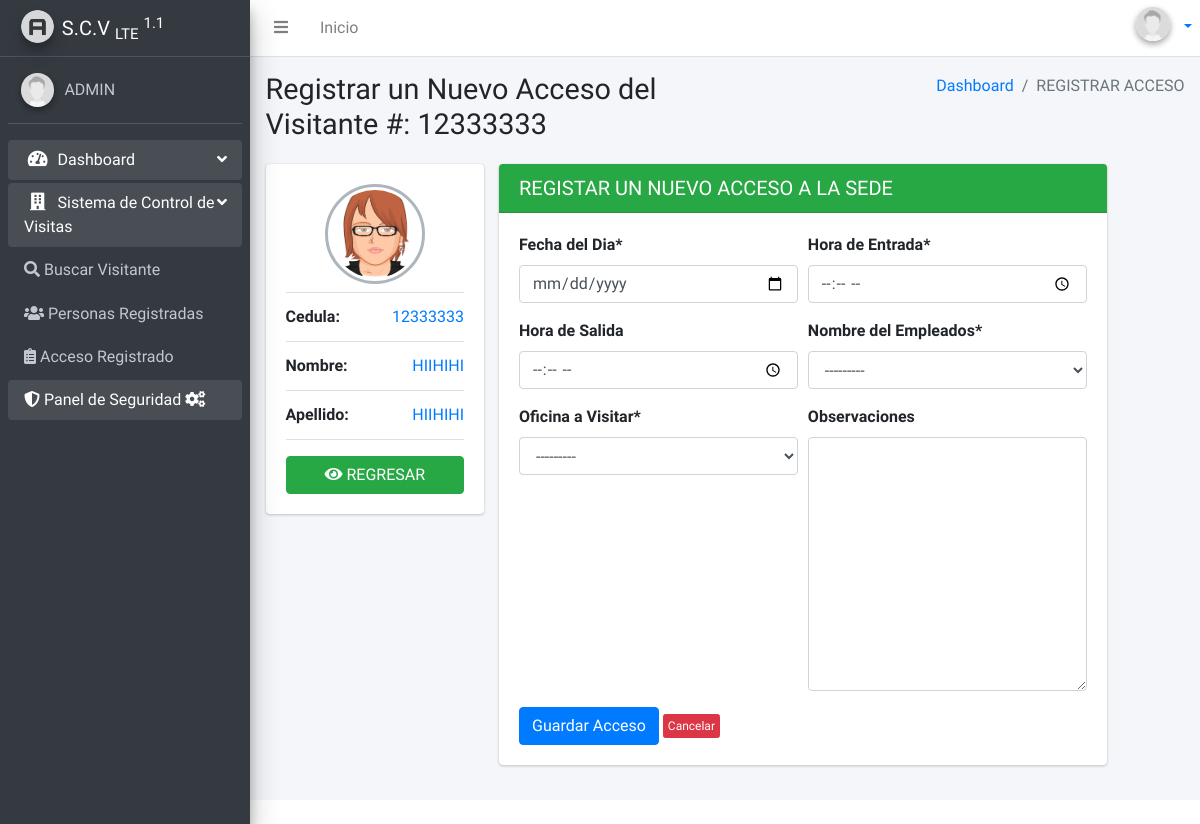
The page /raccess/person/12333333/ (signed in) on the database its author committed.
### apps/dashboard/models.py (models this page shows, shortened)
class Profile(models.Model):
    user = models.OneToOneField(User, on_delete=models.CASCADE)
    dni = models.CharField('Cedula',max_length=10, null=True, blank=True)
    avatar = models.ImageField(upload_to='profiles',  default='users/default.jpg',null=True, blank=True)
    bio = models.TextField(null=True, blank=True)
    class Meta:
        verbose_name ='Perfil'
        verbose_name_plural ='Perfiles'

### apps/gav/models.py (models this page shows)
class Personas(models.Model):
    dni = models.CharField('Cedula', primary_key=True,  max_length=8,validators=[MinLengthValidator(6)])
    status = models.CharField('Tipo de visitante', max_length=1, choices=LISTA_ESTATUS, null=False, default='M')
    nac = models.CharField('Nacionalidad', max_length=2, choices=LIST_NAC, null=True, blank=True)
    first_name = models.CharField('Nombre', max_length=40,validators=[MinLengthValidator(3)])
    last_name = models.CharField('Apellido', max_length=40,validators=[MinLengthValidator(3)])
    gender = models.CharField('Género', max_length=1, choices=GENDER_CHOICES, default='B')
    class Meta:
        verbose_name = "Personas"
        verbose_name_plural = "Personas"
        ordering = ['-dni']
    def __str__(self):
        return f"{self.dni}"

### apps/gav/views.py (the view)
# urls.py: path('raccess/person/<str:dni>/', views.raccess, name='raccess'),
@login_required
@permission_required('gav.view_avisitantes')
def raccess(request, dni):
    person_access = get_object_or_404(Personas,dni=dni)
    if request.method == 'POST':
        form = AccessForms(request.POST)
        if form.is_valid():
            access = form.save(commit=False)
            now = timezone.localtime()
            if access.entry == now.date():
                access.visitor = person_access
                access.save()
                return redirect('dperson', dni=person_access.dni)
            else:
                form.add_error(None,'La fecha y la hora del acesso deben ser las Actuales')
    else:
        form = AccessForms
    return render(request,'access/raccess.html',{'form':form, 'person_access':person_access})

### apps/dashboard/models.py (called while the page is built)
    def __str__(self):
        return self.noficina

    def __str__(self):
        return f"{self.cedemp} - {self.nEmp} {self.aEmp}"

### templates/access/raccess.html (shortened to what this page needs)
{% extends 'layouts/main.html' %}
{% block titlecontent %}
  Registrar un Nuevo Acceso del Visitante #: {{ person_access.dni }}
{% endblock %}
{% block titlemenu %}
  REGISTRAR ACCESO
{% endblock %}
{% block content %}
  <div class="content">
    <div class="container-fluid">
      <div class="row">
         <div class="col-sm-3">
          <div class="card card-primary">
            <div class="card-body box-profile">
              <div class="text-center">
                {%load static%}
                {% if person_access.gender == 'M' %}
                <img class="profile-user-img img-fluid img-circle"  src="{% static '/dist/img/avatar4.png' %}" alt="Male">
        {% else %}
        <img class="profile-user-img img-fluid img-circle" src="{% static '/dist/img/avatar3.png' %}" alt="Female">
        {% endif %}
              </div>
              <ul class="list-group list-group-unbordered mb-3">
                <li class="list-group-item">
                  <b>Cedula:</b> <a class="float-right">{{ person_access.dni }}</a>
                </li>
                <li class="list-group-item">
                  <b>Nombre:</b> <a class="float-right">{{ person_access.first_name|upper }}</a>
                </li>
                <li class="list-group-item">
                  <b>Apellido:</b> <a class="float-right">{{ person_access.last_name|upper }}</a>
                </li>
              </ul>
         <a class="btn  btn-success btn-block" href="{%url 'dperson' person_access%}"><i class="fa fa-eye" aria-hidden="true"></i> REGRESAR</a>
            </div>
          </div>
        </div>
        {% load crispy_forms_tags %}
        <div class="col-8">
          <div class="card">
            <div class="card-header bg-success">
              <h5 class="m-0">REGISTAR UN NUEVO ACCESO A LA SEDE </h5>
            </div>
            <div class="card-body">
              <form method='POST'>
                <div class="form-row">
                  <div class="col">
                    {{ form.entry|as_crispy_field }}
                  </div>
                  <div class="col">
                    {{ form.hours|as_crispy_field }}
                  </div>
                </div>
                <div class="form-row">
                  <div class="col">
                    {{ form.hoursEx|as_crispy_field }}
                  </div>
                  <div class="col">
                    {{ form.empleado|as_crispy_field }}
                  </div>
                </div>
                <div class="form-row">
                  <div class="col">
                    {{ form.oficina|as_crispy_field }}
                  </div>
                  <div class="col">
                    {{ form.obs|as_crispy_field }}
                  </div>
                </div>
                <button type="submit" class="btn btn-primary"> Guardar Acceso</button>
                <a  href="{%url 'search'%}"class="btn btn-xs  btn-danger"> Cancelar</a>
              </form>
            </div>
          </div>
        </div>
      </div>
    </div>
  </div>
{% endblock %}

### templates/layouts/navbar.html (shortened to what this page needs)
{%load static%}
<nav class="main-header navbar navbar-expand navbar-white navbar-light">
    <ul class="navbar-nav">
      <li class="nav-item">
        <a class="nav-link" data-widget="pushmenu" href="#" role="button"><i class="fas fa-bars"></i></a>
      </li>
      <li class="nav-item d-none d-sm-inline-block">
        <a href="/" class="nav-link">Inicio</a>
      </li>
    </ul>
    <ul class="navbar-nav ml-auto">
      <li class="dropdown user user-menu">
        <a href="#" class="dropdown-toggle" data-toggle="dropdown" aria-expanded="false">
             <span class="hidden-xs">
              {% if request.user.profile.avatar %}
              <img
                class="img-circle elevation-2 user-image"
                src="{{ request.user.profile.avatar.url }}"
                alt="Fotografía"
              />
              {% else %}
              <img
                src="{% static 'dist/img/avatar.png' %}"
                class="img-circle elevation-2 user-image"
                alt="User Image"
              />
              {% endif %}
 </span>
        </a>
    </ul>
  </nav>

### templates/layouts/sidebar.html (shortened to what this page needs)
{% load static %}
in<aside class="main-sidebar elevation-4 sidebar-dark-primary">
  <a href="/" class="brand-link">
    <img
      src="{% static 'dist/img/AdminLTELogo.png' %}"
      alt=""
      class="brand-image img-circle elevation-3"
      style="opacity: 0.8"
    />
    <span class="brand-text font-weight-light"><b>S.C.V</b> <sub>LTE</sub> <sup> 1.1</sup></span>
  </a>
  <div class="sidebar">
    <div class="user-panel mt-3 pb-3 mb-3 d-flex">
      <div class="image">
        {% if request.user.profile.avatar %}
        <img
          class="img-circle elevation-2"
          src="{{ request.user.profile.avatar.url }}"
          alt="Fotografía"
        />
        {% else %}
        <img
          src="{% static 'dist/img/avatar.png' %}"
          class="img-circle elevation-2"
          alt="User Image"
        />
        {% endif %}
      </div>
      <div class="info">
        {% if user.first_name and user.last_name %}
        <a href="{%url 'profiles-view'%}" class="d-block"
          >{{ user.first_name |upper }} {{ user.last_name |upper }}</a
        >
        {% else %}
        <a href="{%url 'profiles-view'%}" class="d-block">{{ user.username |upper }}</a>
        {% endif %}
      </div>
    </div>
    <nav class="mt-2">
      <ul class="nav nav-pills nav-sidebar flex-column"  data-widget="treeview" role="menu" data-accordion="false">
     <li class="nav-item menu-open">
          <a
            href="{% url 'home' %}"
            class="nav-link {% if request.resolver_match.url_name == 'home' %}active{% endif %}"
          >
            <i class="nav-icon fas fa-tachometer-alt"></i>
            <p>
              Dashboard
              <i class="right fas fa-angle-left"></i>
            </p>
          </a>
        </li>
        {%if perms.gav.view_personas %}
        <li class="nav-item menu-open">
          <a href="" class="nav-link">
            <i class="fas fa-building nav-icon"></i>
            <p>
              Sistema de Control de Visitas
              <i class="right fas fa-angle-left"></i>
            </p>
          </a>
          <ul class="nav nav-treeview">
            <li class="nav-item">
              <a
                href="{% url 'search' %}"
                class="nav-link {% if request.resolver_match.url_name == 'search' %}active{% endif %}"
              >
              <i class="fas fa-search"></i>
                <p>Buscar Visitante</p>
              </a>
            </li>
            <li class="nav-item">
              <a
                href="{% url 'lperson' %}"
                class="nav-link {% if request.resolver_match.url_name == 'lperson' %}active{% endif %}"
              >
              <i class="fas fa-users"></i>
                <p>Personas Registradas</p>
              </a>
            </li>
            {%if perms.gav.view_avisitantes%}
            <li class="nav-item">
              <a
                href="{% url 'laccess' %}"
                class="nav-link {% if request.resolver_match.url_name == 'laccess' %}active{% endif %}"
              >
              <i class="fas fa-clipboard-list"></i>
                <p>Acceso Registrado</p>
              </a>
            </li>
            {%endif%}
        </ul>
        </li>
        {%endif%}
        {% if request.user.is_staff %}
        <li class="nav-item menu-open">
          <a
            href="/admin"
            class="nav-link {% if request.resolver_match.url_name == 'admin' %}active{% endif %}"
          >
          <i class="fas fa-shield-alt"></i>
            <p>
              Panel de Seguridad
              <i class="fas fa-cogs"></i>
            </p>
          </a>
        </li>
        {% endif%}
      </ul>
    </nav>
  </div>
</aside>

### rows shown on the page
Personas: dni "12333333", first_name "HIIHIHI", last_name "HIIHIHI"

### other values the page prints
{{ user.username |upper }} "ADMIN"
